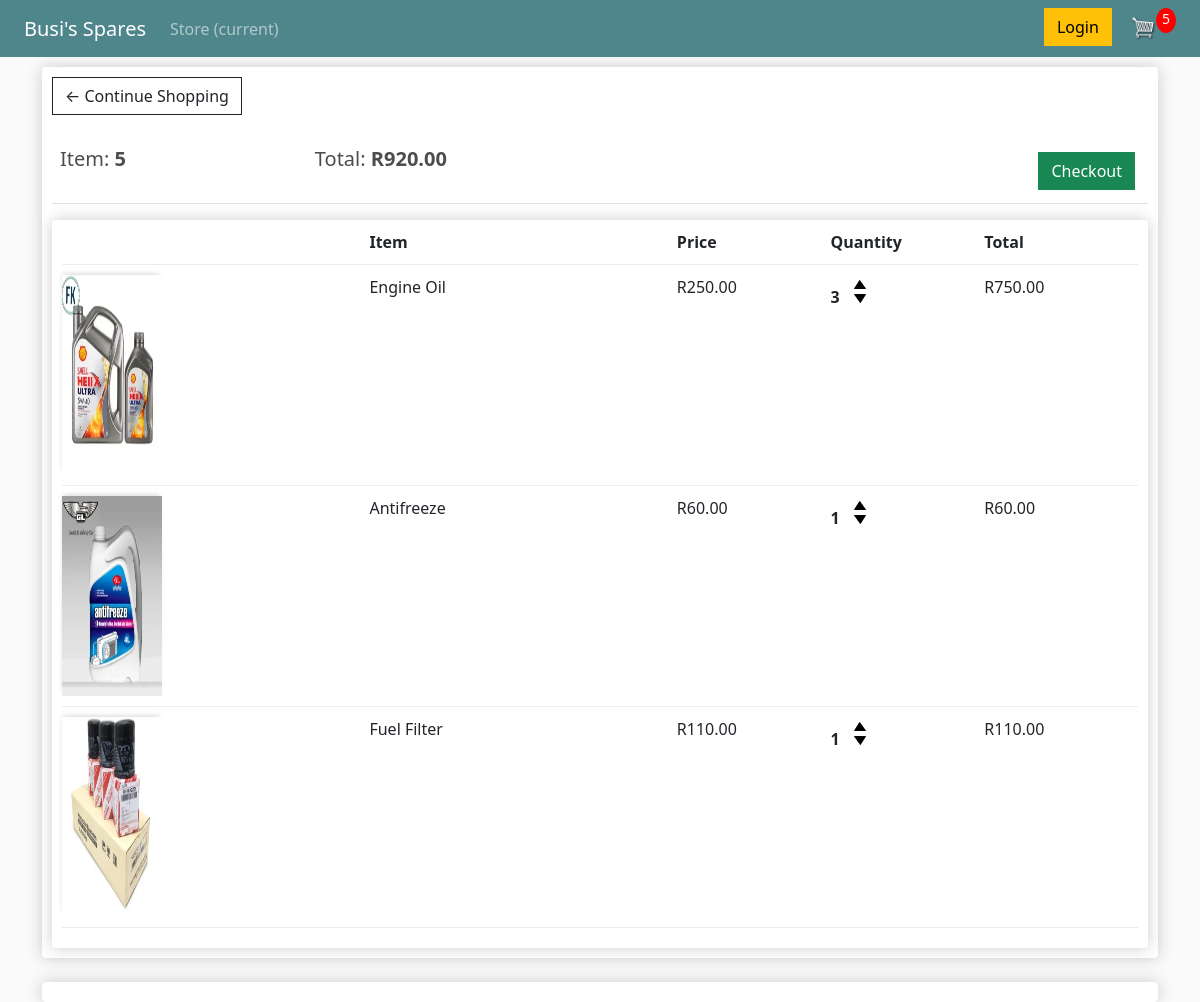
The app's page /cart/ (signed in) with its own data.
### store/models.py (models this page shows, shortened)
class Order(models.Model):
	customer = models.ForeignKey(Customer, on_delete=models.SET_NULL, blank=True, null=True)
	date_ordered = models.DateTimeField(auto_now_add=True)
	complete = models.BooleanField(default=False, null=True, blank=False)
	transaction_id = models.CharField(max_length=200, null=True)
	@property
	def get_cart_total(self):
		orderitems = self.orderitem_set.all()
		total = sum(item.get_total for item in orderitems)
		return total
	@property
	def get_cart_items(self):
		orderitems = self.orderitem_set.all()
		total = sum(item.quantity for item in orderitems)
		return total

class OrderItem(models.Model):
	product = models.ForeignKey(Product, on_delete=models.SET_NULL, blank=True, null=True)
	order = models.ForeignKey(Order, on_delete=models.SET_NULL, blank=True, null=True)
	quantity = models.IntegerField(default=0, null=True, blank=True)
	date_added = models.DateTimeField(auto_now_add=True)
	@property
	def get_total(self):
		total = self.product.price * self.quantity
		return total

class Product(models.Model):
	name = models.CharField(max_length=200, null=True)
	price = models.DecimalField(max_digits=7, decimal_places=2)
	digital = models.BooleanField(default=False, null=True, blank=False)
	image = models.ImageField(blank=True, null=True)

### store/views.py (the view)
# urls.py: path('cart/', views.cart, name='cart'),
def cart(request):
	data = cartData(request)
	cartItems = data['cartItems']
	order = data['order']
	items = data['items']
	context = {"items": items, "order":order, 'cartItems': cartItems}
	return render(request, 'store/cart.html', context)

### store/utils.py (called while the page is built)
def cartData(request):
	if request.user.is_authenticated:
		customer = request.user.customer
		order, created = Order.objects.get_or_create(customer=customer, complete=False)
		items = order.orderitem_set.all()
		cartItems = order.get_cart_items
	else:
		cookieData = cookieCart(request)
		cartItems = cookieData['cartItems']
		order = cookieData['order']
		items = cookieData['items']
	return {'cartItems':cartItems, 'order':order, 'items':items}

### store/templates/store/cart.html
{% extends 'store/main.html' %}
{% load static %}
{% block content %}
	<div class="row">
		<div class="col-lg-12">
			<div class="box-element">
				<a  class="btn btn-outline-dark" href="{% url 'store' %}">&#x2190; Continue Shopping</a>
				<br>
				<br>
				<table class="table">
					<tr>
						<th><h5>Item: <strong>{{ order.get_cart_items }}</strong></h5></th>
						<th><h5>Total: <strong>R{{ order.get_cart_total|floatformat:2 }}</strong></h5></th>
						<th>
							<a style="float: right; margin: 5px" class="btn btn-success" href="{% url 'checkout' %}">Checkout</a>
						</th>
					</tr>
				</table>
				<div class="box-element">
				<div class="cart-row">
					<div style="flex:2"></div>
					<div style="flex:2"><strong>Item</strong></div>
					<div style="flex:1"><strong>Price</strong></div>
					<div style="flex:1"><strong>Quantity</strong></div>
					<div style="flex:1"><strong>Total</strong></div>
				</div>
				{% for item in items %}
					<div class="cart-row">
						<div style="flex:2; width: 300px;">
							{% if item.product.image %}
								<img class="thumbnail row-image" src="{{item.product.image.url}}">
							{% else %}
								<img class="thumbnail row-image" src="{% static 'images/placeholder.png' %}">
							{% endif %}
						</div>
						<div style="flex:2"><p>{{ item.product.name }}</p></div>
						<div style="flex:1"><p>R{{item.product.price|floatformat:2}}</p></div>
						<div style="flex:1">
							<p class="quantity">{{ item.quantity }}</p>
							<div class="quantity">
								<img data-product={{ item.product.id }} data-action="add" class="chg-quantity update-cart" src="{% static  'images/arrow-up.png' %}">
								<img data-product={{ item.product.id }} data-action="remove" class="chg-quantity update-cart" src="{% static  'images/arrow-down.png' %}">
							</div>
						</div>
						<div style="flex:1"><p>R{{ item.get_total }}</p></div>
					</div>
				{% endfor %}
			</div>
			</div>
			<br>
			<div class="box-element">
			</div>
		</div>
	</div>
{% endblock content %}

### store/static/css/main.css (style rules this page uses)
body { background-color: hsl(0, 0%, 98%); }
h1,h2,h3,h4,h5,h6 { color:hsl(0, 0%, 30%); }
.box-element { box-shadow:hsl(0, 0%, 80%) 0 0 16px; background-color: #fff; border-radius: 4px; padding: 10px; }
.thumbnail { width: 100%; height: 200px; -webkit-box-shadow: -1px -3px 5px -2px rgba(214,214,214,1); -moz-box-shadow: -1px -3px 5px -2px rgba(214,214,214,1); box-shadow: -1px -3px 5px -2px rgba(214,214,214,1); }
.col-lg-4, .col-lg-6, .col-lg-8, .col-lg-12 { margin-top: 10px; }
.btn { border-radius: 0; }
.row-image { width: 100px; }
.cart-row { display: flex; align-items: flex-stretch; padding-bottom: 10px; margin-bottom: 10px; border-bottom: 1px solid #ececec; }
.quantity { display: inline-block; font-weight: 700; padding-right:10px; }
.chg-quantity { width: 12px; cursor: pointer; display: block; margin-top: 5px; transition:.1s; }

### records on screen
Order: get_cart_items "5", get_cart_total "920.00"
OrderItem: product.image (picture), product.name "Engine Oil", product.price "250.00", quantity "3", get_total "750.00"
OrderItem: product.image (picture), product.name "Antifreeze", product.price "60.00", quantity "1", get_total "60.00"
OrderItem: product.image (picture), product.name "Fuel Filter", product.price "110.00", quantity "1", get_total "110.00"

### other values on screen
{{ cartItems }} "5"
